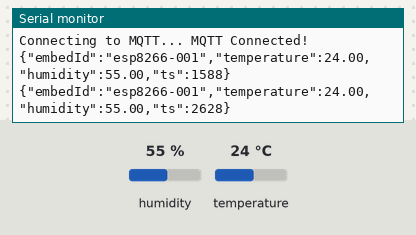
Recording of a sketch running on a simulated ESP8266 (NodeMCU). Shown: the last lines printed to the serial monitor. The inputs (shaded band) are chosen by the test bench; at power-on: humidity 55 %, temperature 24 °C. WiFi joins after 1.5 s; servers stay silent unless stated; no MQTT or app messages arrive unless stated.

Above: at 2.7 s.
2.8 s: humidity set to 22 %
At 4.5 s:
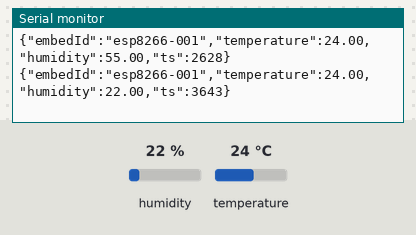
5.5 s: temperature set to 12 °C
At 6.5 s:
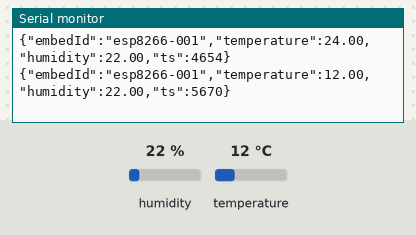
8.2 s: humidity set to 40 %
At 9.5 s:
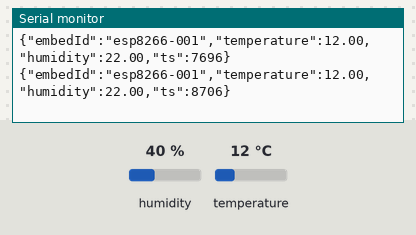
Timing chart, 0 to 11.2 s (numbered marks = the images above; inputs shaded):
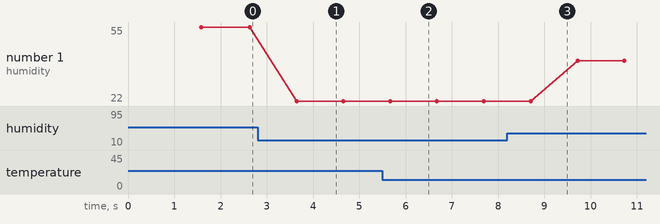

The sketch:

Hardware.ino
```cpp
#include <Arduino.h>
#include <ESP8266WiFi.h>
#include <WiFiClientSecure.h>
#include "Adafruit_MQTT.h"
#include "Adafruit_MQTT_Client.h"
#include <Adafruit_Sensor.h>
#include <DHT.h>

#define WLAN_SSID "IT Hoc Bach Khoa"
#define WLAN_PASS "chungtalamotgiadinh"

#define SERVER "69e30d36f3d6471bbc291cc6a6bb7a38.s1.eu.hivemq.cloud"
#define SERVERPORT 8883
#define TOPIC "hust/iot/data"

#define MQTT_USERNAME "esp8266"
#define MQTT_PASSWORD "Iamspectre16@"

#define DHTPIN 5
#define DHTTYPE DHT22

const char* EMBED_ID = "esp8266-001";
const unsigned long PUBLISH_EVERY_MS = 1000;

WiFiClientSecure client;
Adafruit_MQTT_Client mqtt(&client, SERVER, SERVERPORT, MQTT_USERNAME, MQTT_PASSWORD);
Adafruit_MQTT_Publish node(&mqtt, TOPIC);

DHT dht(DHTPIN, DHTTYPE);

void MQTT_connect();

void setup() {
  Serial.begin(9600);
  delay(10);

  Serial.println("DHT22 MQTT Publisher (HiveMQ Cloud, mqtts:8883)");
  Serial.print("Connecting to ");
  Serial.println(WLAN_SSID);

  WiFi.begin(WLAN_SSID, WLAN_PASS);
  while (WiFi.status() != WL_CONNECTED) {
    delay(500);
    Serial.print(".");
  }
  Serial.println();

  Serial.println("WiFi connected");
  Serial.print("IP address: ");
  Serial.println(WiFi.localIP());

  client.setInsecure();

  dht.begin();
  MQTT_connect();
}

void loop() {
  MQTT_connect();

  float h = dht.readHumidity();
  float t = dht.readTemperature();

  if (isnan(h) || isnan(t)) {
    Serial.println("Failed to read from DHT sensor!");
  } else {
    String message =
      String("{\"embedId\":\"") + EMBED_ID +
      String("\",\"temperature\":") + String(t, 2) +
      String(",\"humidity\":") + String(h, 2) +
      String(",\"ts\":") + String(millis()) +
      String("}");

    Serial.println(message);

    char buffer[message.length() + 1];
    message.toCharArray(buffer, message.length() + 1);

    node.publish(buffer);
  }

  delay(PUBLISH_EVERY_MS);
}

void MQTT_connect() {
  int8_t ret;

  if (mqtt.connected()) return;

  Serial.print("Connecting to MQTT... ");

  uint8_t retries = 3;
  while ((ret = mqtt.connect()) != 0) {
    Serial.println(mqtt.connectErrorString(ret));
    Serial.println("Retrying MQTT connection in 2 seconds...");
    mqtt.disconnect();
    delay(2000);
    retries--;
    if (retries == 0) {
      while (1) { delay(1000); }
    }
    Serial.print("Connecting to MQTT... ");
  }
  Serial.println("MQTT Connected!");
}
```

Measured:
- after the input at 2.8 s, the serial monitor: prints a new line after 0.84 s (image 1)
- after the input at 5.5 s, the serial monitor: prints a new line after 0.17 s (image 2)
- plotted number 1: 22 → 40 after the input at 8.2 s
